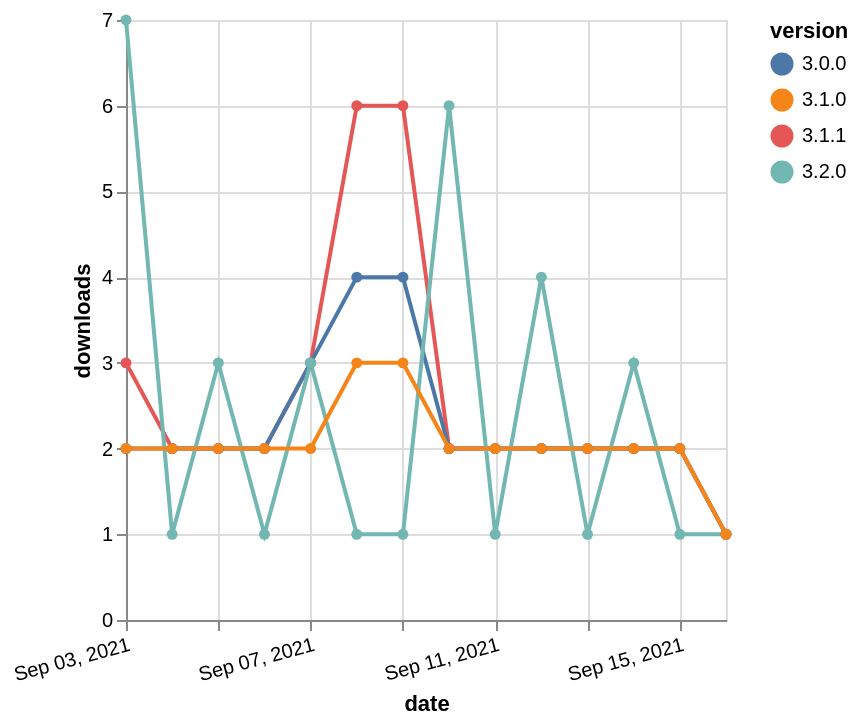

Write the Vega-Lite specification saved for this chart.
### Vega-Lite specification from a JSON file in a GitHub repository (floating-point values rounded to 4 significant figures)
{"$schema": "https://vega.github.io/schema/vega-lite/v5.json", "description": "A simple bar chart with embedded data.", "data": {"values": [{"date": "2021-09-03", "total": 3021, "delta": 3, "version": "3.1.1"}, {"date": "2021-09-04", "total": 3023, "delta": 2, "version": "3.1.1"}, {"date": "2021-09-05", "total": 3025, "delta": 2, "version": "3.1.1"}, {"date": "2021-09-06", "total": 3027, "delta": 2, "version": "3.1.1"}, {"date": "2021-09-07", "total": 3030, "delta": 3, "version": "3.1.1"}, {"date": "2021-09-08", "total": 3036, "delta": 6, "version": "3.1.1"}, {"date": "2021-09-09", "total": 3042, "delta": 6, "version": "3.1.1"}, {"date": "2021-09-10", "total": 3044, "delta": 2, "version": "3.1.1"}, {"date": "2021-09-11", "total": 3046, "delta": 2, "version": "3.1.1"}, {"date": "2021-09-12", "total": 3048, "delta": 2, "version": "3.1.1"}, {"date": "2021-09-13", "total": 3050, "delta": 2, "version": "3.1.1"}, {"date": "2021-09-14", "total": 3052, "delta": 2, "version": "3.1.1"}, {"date": "2021-09-15", "total": 3054, "delta": 2, "version": "3.1.1"}, {"date": "2021-09-16", "total": 3055, "delta": 1, "version": "3.1.1"}, {"date": "2021-09-03", "total": 3108, "delta": 2, "version": "3.0.0"}, {"date": "2021-09-04", "total": 3110, "delta": 2, "version": "3.0.0"}, {"date": "2021-09-05", "total": 3112, "delta": 2, "version": "3.0.0"}, {"date": "2021-09-06", "total": 3114, "delta": 2, "version": "3.0.0"}, {"date": "2021-09-07", "total": 3117, "delta": 3, "version": "3.0.0"}, {"date": "2021-09-08", "total": 3121, "delta": 4, "version": "3.0.0"}, {"date": "2021-09-09", "total": 3125, "delta": 4, "version": "3.0.0"}, {"date": "2021-09-10", "total": 3127, "delta": 2, "version": "3.0.0"}, {"date": "2021-09-11", "total": 3129, "delta": 2, "version": "3.0.0"}, {"date": "2021-09-12", "total": 3131, "delta": 2, "version": "3.0.0"}, {"date": "2021-09-13", "total": 3133, "delta": 2, "version": "3.0.0"}, {"date": "2021-09-14", "total": 3135, "delta": 2, "version": "3.0.0"}, {"date": "2021-09-15", "total": 3137, "delta": 2, "version": "3.0.0"}, {"date": "2021-09-16", "total": 3138, "delta": 1, "version": "3.0.0"}, {"date": "2021-09-03", "total": 634, "delta": 7, "version": "3.2.0"}, {"date": "2021-09-04", "total": 635, "delta": 1, "version": "3.2.0"}, {"date": "2021-09-05", "total": 638, "delta": 3, "version": "3.2.0"}, {"date": "2021-09-06", "total": 639, "delta": 1, "version": "3.2.0"}, {"date": "2021-09-07", "total": 642, "delta": 3, "version": "3.2.0"}, {"date": "2021-09-08", "total": 643, "delta": 1, "version": "3.2.0"}, {"date": "2021-09-09", "total": 644, "delta": 1, "version": "3.2.0"}, {"date": "2021-09-10", "total": 650, "delta": 6, "version": "3.2.0"}, {"date": "2021-09-11", "total": 651, "delta": 1, "version": "3.2.0"}, {"date": "2021-09-12", "total": 655, "delta": 4, "version": "3.2.0"}, {"date": "2021-09-13", "total": 656, "delta": 1, "version": "3.2.0"}, {"date": "2021-09-14", "total": 659, "delta": 3, "version": "3.2.0"}, {"date": "2021-09-15", "total": 660, "delta": 1, "version": "3.2.0"}, {"date": "2021-09-16", "total": 661, "delta": 1, "version": "3.2.0"}, {"date": "2021-09-03", "total": 4248, "delta": 2, "version": "3.1.0"}, {"date": "2021-09-04", "total": 4250, "delta": 2, "version": "3.1.0"}, {"date": "2021-09-05", "total": 4252, "delta": 2, "version": "3.1.0"}, {"date": "2021-09-06", "total": 4254, "delta": 2, "version": "3.1.0"}, {"date": "2021-09-07", "total": 4256, "delta": 2, "version": "3.1.0"}, {"date": "2021-09-08", "total": 4259, "delta": 3, "version": "3.1.0"}, {"date": "2021-09-09", "total": 4262, "delta": 3, "version": "3.1.0"}, {"date": "2021-09-10", "total": 4264, "delta": 2, "version": "3.1.0"}, {"date": "2021-09-11", "total": 4266, "delta": 2, "version": "3.1.0"}, {"date": "2021-09-12", "total": 4268, "delta": 2, "version": "3.1.0"}, {"date": "2021-09-13", "total": 4270, "delta": 2, "version": "3.1.0"}, {"date": "2021-09-14", "total": 4272, "delta": 2, "version": "3.1.0"}, {"date": "2021-09-15", "total": 4274, "delta": 2, "version": "3.1.0"}, {"date": "2021-09-16", "total": 4275, "delta": 1, "version": "3.1.0"}]}, "width": "container", "mark": {"type": "line", "point": {"filled": true}}, "encoding": {"x": {"field": "date", "type": "temporal", "timeUnit": "yearmonthdate", "title": "date", "axis": {"labelAngle": -15}}, "y": {"field": "delta", "type": "quantitative", "title": "downloads"}, "color": {"field": "version", "type": "nominal"}, "tooltip": {"field": "delta"}}}
